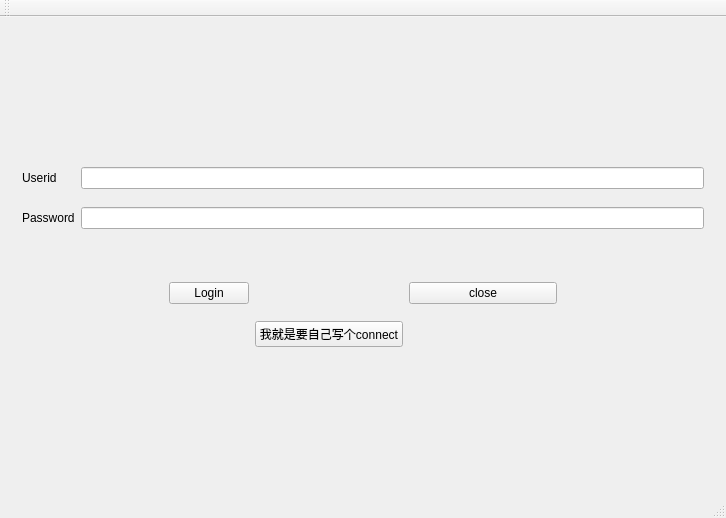
<?xml version="1.0" encoding="UTF-8"?>
<ui version="4.0">
 <class>MainWindow</class>
 <widget class="QMainWindow" name="MainWindow">
  <property name="geometry">
   <rect>
    <x>0</x>
    <y>0</y>
    <width>726</width>
    <height>518</height>
   </rect>
  </property>
  <property name="windowTitle">
   <string>MainWindow</string>
  </property>
  <widget class="QWidget" name="centralWidget">
   <layout class="QVBoxLayout" name="verticalLayout">
    <item>
     <widget class="QWidget" name="widget" native="true">
      <widget class="QLabel" name="label">
       <property name="geometry">
        <rect>
         <x>130</x>
         <y>10</y>
         <width>351</width>
         <height>111</height>
        </rect>
       </property>
       <property name="text">
        <string/>
       </property>
       <property name="pixmap">
        <pixmap>../../../my_image/img_1.jpg</pixmap>
       </property>
       <property name="scaledContents">
        <bool>true</bool>
       </property>
      </widget>
      <zorder>widget_2</zorder>
      <zorder>label</zorder>
     </widget>
    </item>
    <item>
     <widget class="QWidget" name="widget_2" native="true">
      <layout class="QGridLayout" name="gridLayout">
       <item row="0" column="0">
        <widget class="QLabel" name="label_2">
         <property name="maximumSize">
          <size>
           <width>100</width>
           <height>100</height>
          </size>
         </property>
         <property name="text">
          <string>Userid</string>
         </property>
        </widget>
       </item>
       <item row="0" column="1">
        <widget class="QLineEdit" name="lineEdit"/>
       </item>
       <item row="1" column="0">
        <widget class="QLabel" name="label_5">
         <property name="maximumSize">
          <size>
           <width>100</width>
           <height>100</height>
          </size>
         </property>
         <property name="text">
          <string>Password</string>
         </property>
        </widget>
       </item>
       <item row="1" column="1">
        <widget class="QLineEdit" name="lineEdit_2"/>
       </item>
      </layout>
      <zorder>widget</zorder>
      <zorder>widget</zorder>
      <zorder>label_2</zorder>
      <zorder>label_5</zorder>
      <zorder>lineEdit</zorder>
      <zorder>lineEdit_2</zorder>
     </widget>
    </item>
    <item>
     <widget class="QWidget" name="widget_3" native="true">
      <layout class="QGridLayout" name="gridLayout_2">
       <item row="0" column="5">
        <spacer name="horizontalSpacer_3">
         <property name="orientation">
          <enum>Qt::Horizontal</enum>
         </property>
         <property name="sizeHint" stdset="0">
          <size>
           <width>122</width>
           <height>20</height>
          </size>
         </property>
        </spacer>
       </item>
       <item row="0" column="2">
        <widget class="QPushButton" name="pushButton">
         <property name="text">
          <string>Login</string>
         </property>
        </widget>
       </item>
       <item row="0" column="4">
        <widget class="QPushButton" name="pushButton_2">
         <property name="text">
          <string>close</string>
         </property>
        </widget>
       </item>
       <item row="0" column="1">
        <spacer name="horizontalSpacer">
         <property name="orientation">
          <enum>Qt::Horizontal</enum>
         </property>
         <property name="sizeHint" stdset="0">
          <size>
           <width>122</width>
           <height>20</height>
          </size>
         </property>
        </spacer>
       </item>
       <item row="0" column="3">
        <spacer name="horizontalSpacer_2">
         <property name="orientation">
          <enum>Qt::Horizontal</enum>
         </property>
         <property name="sizeType">
          <enum>QSizePolicy::Fixed</enum>
         </property>
         <property name="sizeHint" stdset="0">
          <size>
           <width>20</width>
           <height>20</height>
          </size>
         </property>
        </spacer>
       </item>
       <item row="1" column="3">
        <widget class="QPushButton" name="pushButton_3">
         <property name="text">
          <string>我就是要自己写个connect</string>
         </property>
        </widget>
       </item>
       <item row="1" column="1">
        <spacer name="horizontalSpacer_4">
         <property name="orientation">
          <enum>Qt::Horizontal</enum>
         </property>
         <property name="sizeHint" stdset="0">
          <size>
           <width>40</width>
           <height>20</height>
          </size>
         </property>
        </spacer>
       </item>
       <item row="1" column="4">
        <spacer name="horizontalSpacer_5">
         <property name="orientation">
          <enum>Qt::Horizontal</enum>
         </property>
         <property name="sizeHint" stdset="0">
          <size>
           <width>40</width>
           <height>20</height>
          </size>
         </property>
        </spacer>
       </item>
      </layout>
     </widget>
    </item>
    <item>
     <widget class="SmallWidget" name="widget_4" native="true">
      <layout class="QHBoxLayout" name="horizontalLayout"/>
     </widget>
    </item>
   </layout>
  </widget>
  <widget class="QMenuBar" name="menuBar">
   <property name="geometry">
    <rect>
     <x>0</x>
     <y>0</y>
     <width>726</width>
     <height>26</height>
    </rect>
   </property>
  </widget>
  <widget class="QToolBar" name="mainToolBar">
   <attribute name="toolBarArea">
    <enum>TopToolBarArea</enum>
   </attribute>
   <attribute name="toolBarBreak">
    <bool>false</bool>
   </attribute>
  </widget>
  <widget class="QStatusBar" name="statusBar"/>
 </widget>
 <layoutdefault spacing="6" margin="11"/>
 <customwidgets>
  <customwidget>
   <class>SmallWidget</class>
   <extends>QWidget</extends>
   <header location="global">smallwidget.h</header>
   <container>1</container>
  </customwidget>
 </customwidgets>
 <resources/>
 <connections>
  <connection>
   <sender>pushButton</sender>
   <signal>clicked()</signal>
   <receiver>MainWindow</receiver>
   <slot>close()</slot>
   <hints>
    <hint type="sourcelabel">
     <x>232</x>
     <y>419</y>
    </hint>
    <hint type="destinationlabel">
     <x>296</x>
     <y>263</y>
    </hint>
   </hints>
  </connection>
 </connections>
</ui>
